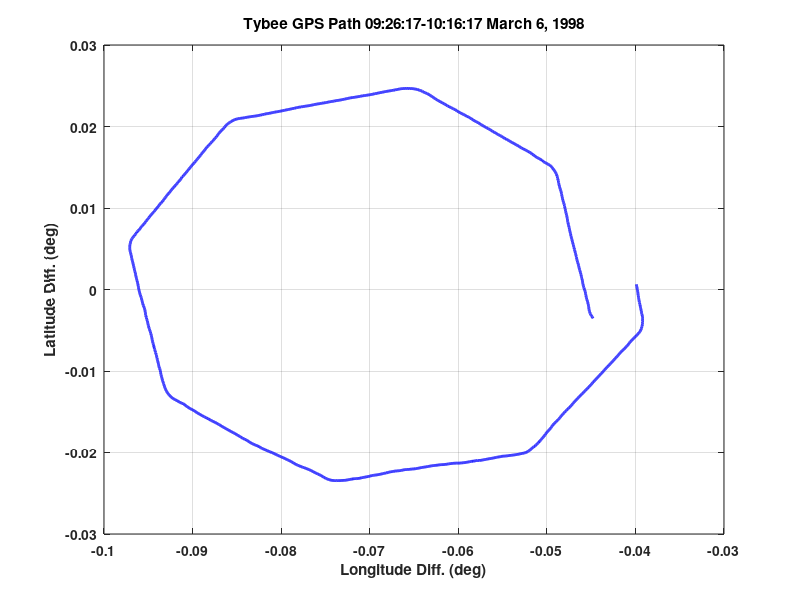

Reproduce this figure in MATLAB. (Note: this script raises an error after producing the figure.)

set(0,'DefaultAxesTitleFontWeight','bold')
set(0,'DefaultAxesFontWeight','bold')
set(0,'defaultLineLineWidth',2)

% The radar is at the Navy base at Point Loma at a location with a north/south
% orientation of the coast. Th Tybee starts in the morning from the US
% Coast Guard station near San Diego airport, whihc is inside San Diego harbor.
% Thus, the Tybee should start out heading west and then turn north to the
% radar site.

BaseLat      =   32.70326358;                     % Latitude of the radar
BaseLon      = -117.25496430;                     % Longitude of the radar

%------------------------------------------------------------------------------

% The 'Mission Bay Offshore' buoy Location in March 1998 according to the
% CDIP website, the archive for the Scripps Institution of Oceanography
BuoyLat      =   32+44.9/60;
BuoyLon      = -117-22.1/60;

dLatBuoy     = BuoyLat-BaseLat;
dLonBuoy     = BuoyLon-BaseLon;

Re           = 6378000;                           % Earth radius (m)
northBuoy    = dLatBuoy*Re*pi/180;                % North component (m)
eastBuoy     = dLonBuoy*Re*pi*cosd(BaseLat)/180;  % East component (m)

fprintf(1,'\n Mission Bay Offshore Buoy Location from Radar:     %6.2f km West %6.2f km North\n',-eastBuoy/1000,northBuoy/1000);

%------------------------------------------------------------------------------

% % Do a sanity check for the first 30 minutes of the file to make sure the
% % signs are correct
% %
% % The original data had the Tybee heading east into San Diego and then turning
% % south towards Mexico. But Jay Trischman figured out that this must have been
% % due to a swapping of the ship Lat/Lon and the reference for the differential GPS.
% % Thus, we correct the signs of the differences.
% 
% tybee = load('SC15GPS_First1800.txt','-ascii');
% dLat  = -(tybee(:,1)-BaseLat);
% dLon  = -(tybee(:,2)-BaseLon);
% 
% % Plot the two time series for the lat and lon offsets and then the 2-D
% % plot, skipping the first 100 points
% 
% figure(101);clf
% plot(dLat(101:end))
% title('Diff. Latitude')
% 
% figure(102);clf
% plot(dLon(101:end))
% title('Diff. Longitude')
% 
% figure(103);clf
% plot(dLon(101:end),dLat(101:end))
% title('Lat/Lon')

%------------------------------------------------------------------------------

% Two hours (7200 1-second samples) of GPS data from samples 1880 to 9079
% (7200 samples) of the file SC15GPS.CSV from NRL

% Read the 7200 samples
tybee        = load('SC15GPS_1880_7200.txt','-ascii')';

ngps         = 3000;            % Number of GPS samples to be used here

tybee        = tybee(:,1:ngps); % Shorten to the desired samples

% First sample for the 8 Tybee cases, according to the NRL spreadsheet
FirstSamp    = [1, 368, 705, 1068, 1423, 1787, 2150, 2513];

% Add 60 seconds to time align R0 and A0. These initial values were chosen
% by the analyst at NRL to avoid the time when the Tybee was changing its
% heading to the new required value for this section of the octagon path.
FirstSamp    = FirstSamp+60;

%------------------------------------------------------------------------------

% ISAR guidance information from the NRL short spreadsheet used here only
% for comparison with the GPS results

% Initial range, Tybee
R0           = [ 4253, 5120, 6822, 8380, 9065, 8649, 7136, 5126];

% Initial radial velocity, Tybee
Vr0          = [ 0.7, 4.8, 3.5,  2.9, -0.2, -4.4, -7.6, -5.0];

% Aspect angles, Tybee
A0           = [ -78.27, -16.25, 36.10, 70.01, 101.90, 130.96, 173.63, -145.62];

%------------------------------------------------------------------------------

dLat         = -(tybee(1,:)-BaseLat);
dLon         = -(tybee(2,:)-BaseLon);

rFile        = tybee(6,:)*1852; % Convert nautical miles to meters
HdgFile      = tybee(4,:);      % GPS Heading from file
AzGPS        = tybee(7,:);      % Antenna azimuth

% Plot the Lat/Lon path relative to the radar position. The path of the
% Tybee is counterclockwise.
figure(104);clf
plot(dLon,dLat,'b')
grid on
title ('Tybee GPS Path 09:26:17-10:16:17 March 6, 1998')
xlabel('Longitude Diff. (deg)')
ylabel('Latitude Diff. (deg)')

% Time steps and times for the GPS records relative to the initial time
dtgps        = 1;                                 % Sampling time for GPS data (1 second)
tgps         = dtgps*(0:ngps-1);                  % Time offsets for GPS data

% Convert the lat/lon coordinates to meters
Re           = 6378000;                           % Earth radius (m)
north0       = dLat*Re*pi/180;                    % North component (m)
east0        = dLon*Re*pi*cosd(BaseLat)/180;      % East component (m)

% Range offset from the Tybee to the buoy
RBuoykm      = sqrt((northBuoy-north0).^2+(eastBuoy-east0).^2)/1000;
fprintf(1,'\n Mean Mission Bay Offshore Buoy Range from Tybee:   %6.2f km \n',mean(RBuoykm));

% Smooth the raw position data slightly
north0       = c1smooth(north0,1);
east0        = c1smooth(east0,1);

% Ship velocity in north/east components
ndot         = diff(north0)/dtgps;
edot         = diff(east0)/dtgps;

% Smooth the raw velocity data slightly
ndot         = c1smooth(ndot,1);
edot         = c1smooth(edot,1);

% Center north and east to have the same times as ndot and edot
north        = north0(1:end-1);
east         = east0(1:end-1);
for k = 1:ngps-1
   north(k) = (north0(k)+north0(k+1))/2;
   east(k)  = (east0(k)+east0(k+1))/2;
end

% Calculate range versus time
RLL          = sqrt(north.^2+east.^2);

% Define the times for velocity estimates and the ship speed
tV           = zeros(1,ngps-1);
Spd          = zeros(1,ngps-1);
for k = 1:ngps-1
   tV(k)    = (tgps(k)+tgps(k+1))/2;
   Spd(k)   = sqrt(ndot(k)^2+edot(k)^2);
end

% Calculate the in-range and cross-range velocities and the in-track and
% cross-track velocities plus the aspect angle

[AspLL,BearingLL,HeadingLL,VIR,VCR] = GetAspect(edot,ndot,east,north);

save('Tybee_1880_3000.mat','FirstSamp','tV','edot','ndot','RLL','VIR','VCR','AspLL','Spd','HeadingLL','BearingLL');

% At this point all values for the test program for the ISAR AutoTrack algorithm are done.
% That program just reads the above mat-file.

% The following code contains the details of the evaluation the accuracy of data in the NRL 
% spreadsheets.

%---------------------------------------------------------------------------------------------
%
% Check the range versus the NRL file
%
% Range offset from the GPS data versus the NRL file
rFile        = rFile(1:end-1);

figure(105);clf
plot(tV,rFile,'b')
hold on
plot(tV,RLL,'r')
plot(tV,rFile-RLL,'g')
scatter(FirstSamp,R0,'k','filled')
xlabel('GPS Time (sec)')
ylabel('Range (m)')
title ('Range from the Lat/Lon in the GPS data vs the file value')
legend('GPS-calc','GPS-file','Diff','R0')
grid on; axis tight

figure(106);clf
plot(tV,rFile-RLL,'g')
xlabel('GPS Time (sec)')
ylabel('Range Diff. (m)')
title ('Diff. GPS-calc, GPS-file in meters')
grid on; axis tight

%---------------------------------------------------------------------------------------------
%
% Check the aspect angle calculated from the GPS Lat/Lon data and the NRL file
%

% Choose to make heading 0-360 to match the NRL GPS spreadsheet
HeadingFile2 = HeadingLL;
for k = 1:numel(HeadingFile2)
   if HeadingFile2(k) < 0; HeadingFile2(k) = HeadingFile2(k)+360; end
end

% Difference between this calculation from the GPS data and the values
% listed in the GPS spreadsheet
HeadingDif   = HeadingFile2-HdgFile(1:end-1);
for k = 1:numel(HeadingDif)
   if HeadingDif(k) < -180; HeadingDif(k) = HeadingDif(k)+360; end
   if HeadingDif(k) >  180; HeadingDif(k) = HeadingDif(k)-360; end
end

figure(107);clf
plot(tV,HeadingFile2,'b')
hold on
plot(tV,HdgFile(1:end-1),'r')
plot(tV,HeadingDif,'g')
xlabel('GPS Time (sec)')
ylabel('Heading (deg)')
title ('Heading from the Lat/Lon in the GPS data vs the file value')
legend ('Hdg-calc','Hdg-file','Diff')
grid on; axis tight

%---------------------------------------------------------------------------------------------
%
% Evaluate the system aspect, taking into account that the file value is defined so
% that zero aspect is a bow view
AspFile      = tybee(5,:)-180;
for k = 1:numel(AspFile)
   if AspFile(k) >  180; AspFile(k) = AspFile(k)-360; end
   if AspFile(k) < -180; AspFile(k) = AspFile(k)+360; end
end

AspectDif    = AspLL-AspFile(1:end-1);
for k = 1:numel(AspectDif)
   if AspectDif(k) >  180; AspectDif(k) = AspectDif(k)-360; end
   if AspectDif(k) < -180; AspectDif(k) = AspectDif(k)+360; end
end

figure(108);clf
plot(tV,AspLL,'b')
hold on
plot(tV,AspFile(1:end-1),'r')
plot(tV,AspectDif,'g')
scatter(FirstSamp,A0,'k','filled')
xlabel('GPS Time (sec)')
ylabel('Aspect (deg)')
title ('Aspect from the Lat/Lon in the GPS data vs the file value')
legend('Asp-calc','Asp-file','Diff','A0')
grid on; axis tight

%---------------------------------------------------------------------------------------------

figure(109);clf
plot(tV,AspLL,'b')
xlabel('GPS Time (sec)')
ylabel('Aspect (deg)')
legend('AspLL')
grid on; axis tight

figure(110);clf
plot(tV,VIR,'m')
hold on
scatter(FirstSamp,Vr0,'k','filled')
xlabel('GPS Time (sec)')
ylabel('In-range Velocity (m/s)')
title ('In-range velocity from the GPS data vs the NRL guidance')
legend('GPS','Vr0')
grid on; axis tight

figure(111);clf
plot(tV,VCR,'b')
hold on
xlabel('GPS Time (sec)')
ylabel('Cross-range Velocity (m/s)')
title ('Cross-range velocity from the GPS data')
legend('XrV from GPS')
grid on; axis tight; hold off

BearFirst = zeros(1,8);
for k = 1:8
   BearFirst(k) = BearingLL(FirstSamp(k));
end
figure(112);clf
plot(tV,BearingLL,'b')
hold on
plot(tgps,AzGPS-360,'r')
scatter(FirstSamp,BearFirst,'k','filled')
% plot(tgps,BearingLL-AzGPS+360,'g')
xlabel('GPS Time (sec)')
ylabel('Bearing/Azimuth (deg)')
% legend('BearingLL','AzGPS','Diff','FirstSamp')
legend('BearingLL','AzGPS','FirstSamp')
grid on; axis tight; hold off

fprintf(1,'\n RMS Bearing-Azimuth (deg):                       %8.4f\n',rms(BearingLL-AzGPS(1:end-1)+360));

figure(113);clf
plot(tV,east,'b')
hold on
plot(tV,north,'r')
xlabel('Time (s)')
ylabel('East/North (m)')
legend('East','North')
grid on; axis tight; hold off

figure(114);clf
plot(tV,edot,'b')
hold on
plot(tV,ndot,'r')
xlabel('Time (s)')
ylabel('Velocity (m/s)')
legend('Edot','Ndot')
grid on; axis tight; hold off

fprintf(1,'\n Mean and standard deviations for East and North velocities: %9.3f %9.3f %9.3f %9.3f\n',mean(edot),mean(ndot),std(edot),std(ndot));

figure(115);clf
plot(tV,AspLL,'b')
hold on
plot(tV,atan2d(VCR,VIR),'r')
xlabel('Time (s)')
ylabel('Aspect (deg)')
grid on; axis tight; hold off

%---------------------------------------------------------------------------------------------

Adiff1 = 0*A0;
Adiff2 = 0*A0;

for m = 1:8

   Adiff1(m) = A0(m)-AspLL(FirstSamp(m));
   Adiff2(m) = A0(m)-AspFile(FirstSamp(m));
   
   fprintf(1,['\n m, FirstSamp, R0, RLL, R, A0, AspLL, AspFile: '            ...
              ' %8i %8i %8.0f %8.0f %8.0f %8.1f %8.1f %8.1f %8.1f %8.1f\n'], ...
              m,FirstSamp(m),                                                ...
              R0(m),RLL(FirstSamp(m)),rFile(FirstSamp(m)),                   ...
              A0(m),AspLL(FirstSamp(m)),AspFile(FirstSamp(m)),Adiff1(m),Adiff2(m));

end
